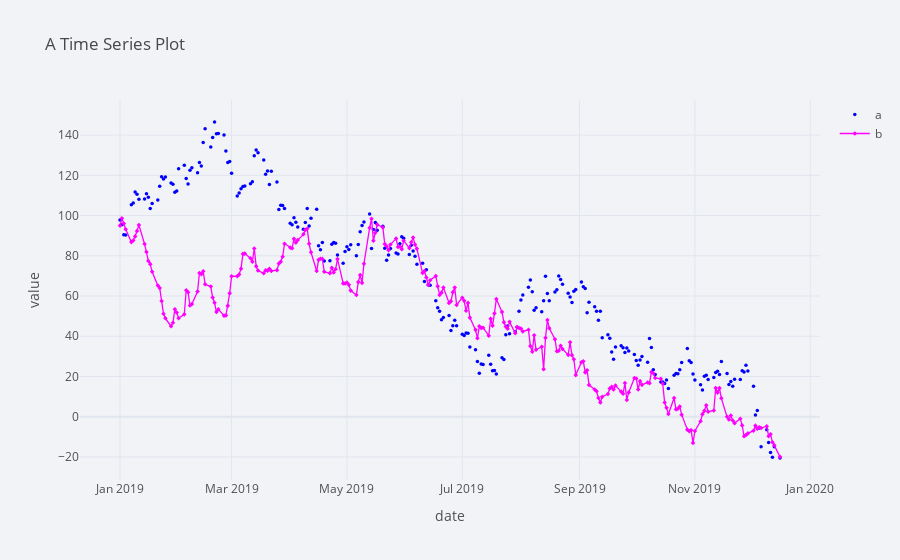

Write notebook code for a chart like this one.
### Code cell
plyo.iplot(
    df[['a', 'b']].iplot(asFigure=True,
                         theme='polar',
                         title='A Time Series Plot',
                         xTitle='date',
                         yTitle='value',
                         mode={'a': 'markers', 'b': 'lines+markers'},
                         symbol={'a': 'circle', 'b': 'diamond'},
                         size=3.5,
                         colors={'a': 'blue', 'b': 'magenta'},
    ),
    # image='png',
    filename='ply_02'
)

### Figure 1 — Plotly figure (JSON) as saved in the notebook; plotly's stock layout.template omitted (floating-point values rounded to 4 significant figures; data arrays with more than 128 entries replaced by an {"elided": "..."} marker saying what was removed)
{"data": [{"line": {"color": "blue", "dash": "solid", "shape": "linear", "width": 1.3}, "marker": {"size": 3.5, "symbol": "circle"}, "mode": "markers", "name": "a", "text": "", "type": "scatter", "x": {"elided": "250 str values"}, "y": {"elided": "250 float values"}}, {"line": {"color": "magenta", "dash": "solid", "shape": "linear", "width": 1.3}, "marker": {"size": 3.5, "symbol": "diamond"}, "mode": "lines+markers", "name": "b", "text": "", "type": "scatter", "x": {"elided": "250 str values"}, "y": {"elided": "250 float values"}}], "layout": {"autosize": true, "legend": {"bgcolor": "#F2F3F7", "font": {"color": "#505050"}}, "paper_bgcolor": "#F2F3F7", "plot_bgcolor": "#F2F3F7", "title": {"font": {"color": "#484848"}, "text": "A Time Series Plot"}, "xaxis": {"autorange": true, "gridcolor": "#E1E5ED", "range": ["2018-12-10 03:56:58.2965", "2020-01-06 20:03:01.7035"], "showgrid": true, "tickfont": {"color": "#505050"}, "title": {"font": {"color": "#505050"}, "text": "date"}, "type": "date", "zerolinecolor": "#E1E5ED"}, "yaxis": {"autorange": true, "gridcolor": "#E1E5ED", "range": [-32.18, 158.1], "showgrid": true, "tickfont": {"color": "#505050"}, "title": {"font": {"color": "#505050"}, "text": "value"}, "type": "linear", "zerolinecolor": "#E1E5ED"}}}
